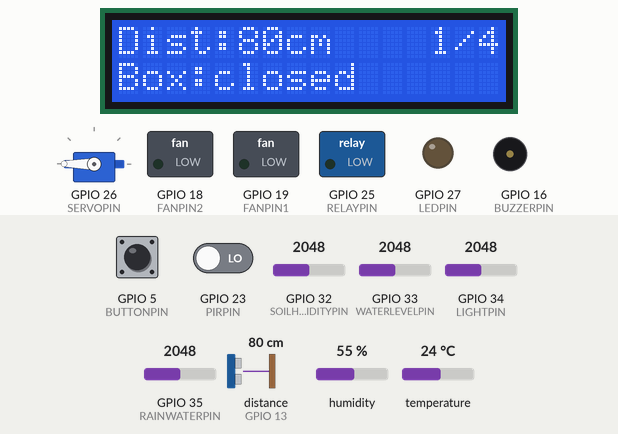
This program was run on a simulated ESP32. Parts: 16×2 character LCD, servo, switched loads named in the program (green lamp = pin HIGH), output pins drawn as LEDs (lit = HIGH), buzzer (waves = sounding). Wiring (inferred from the names in the program): ultrasonic range finder: trigger GPIO 12; echo GPIO 13. Dashed ring = blinking. Inputs (shaded band) come from the test bench; at power-on: distance to the obstacle (sensor on GPIO 13) 80 cm, GPIO 5 (BUTTONPIN) HIGH, GPIO 23 (PIRPIN) LOW, GPIO 32 (SOILHUMIDITYPIN) = 2048, GPIO 33 (WATERLEVELPIN) = 2048, GPIO 34 (LIGHTPIN) = 2048, GPIO 35 (RAINWATERPIN) = 2048, humidity 55 %, temperature 24 °C. The echo pulse lasts 58.3 µs per cm; pins used as bus, display or sensor lines are not drawn; what the program prints to the serial monitor is not drawn.

Above: at 11.1 s.
11.2 s: distance to the obstacle (sensor on GPIO 13) set to 6 cm
At 14.13 s:
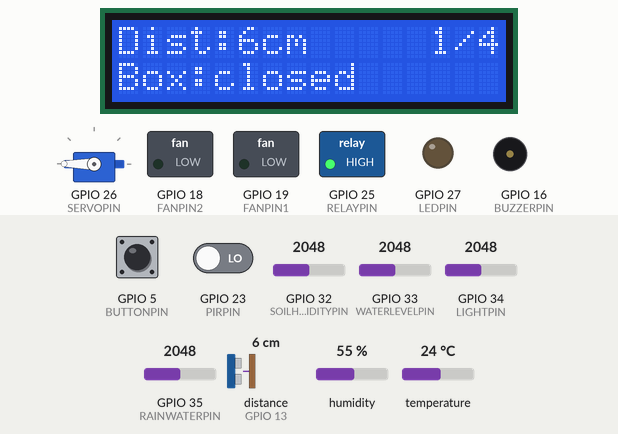
16.9 s: distance to the obstacle (sensor on GPIO 13) set to 3 cm
At 19.1 s:
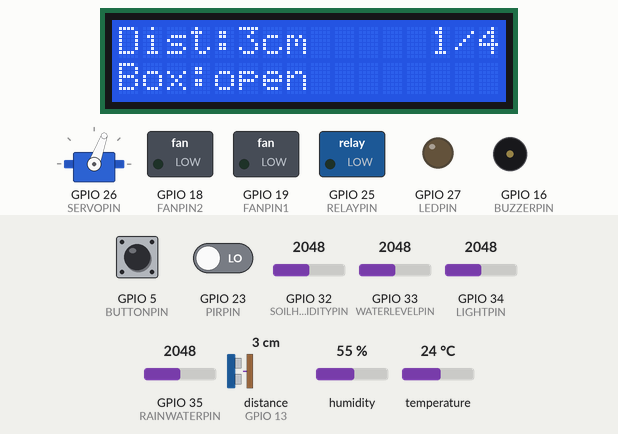
21.8 s: GPIO 5 (BUTTONPIN) pulled LOW for 0.15 s
At 23.6 s:
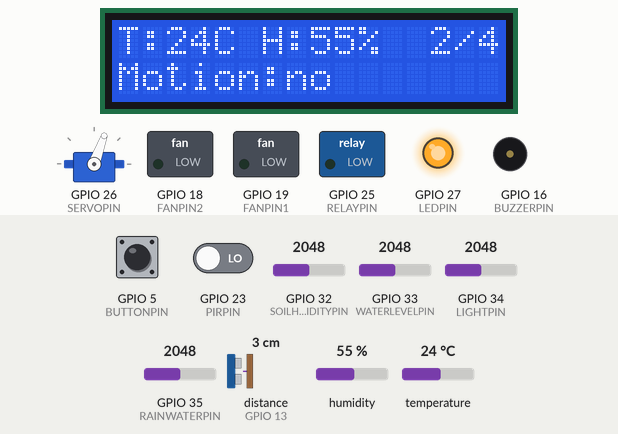
25.4 s: GPIO 23 (PIRPIN) driven HIGH
At 27.6 s:
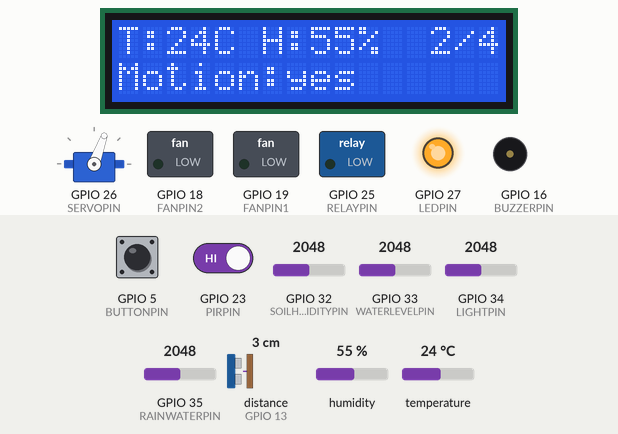
31.1 s: GPIO 5 (BUTTONPIN) pulled LOW for 1 s
At 33.6 s:
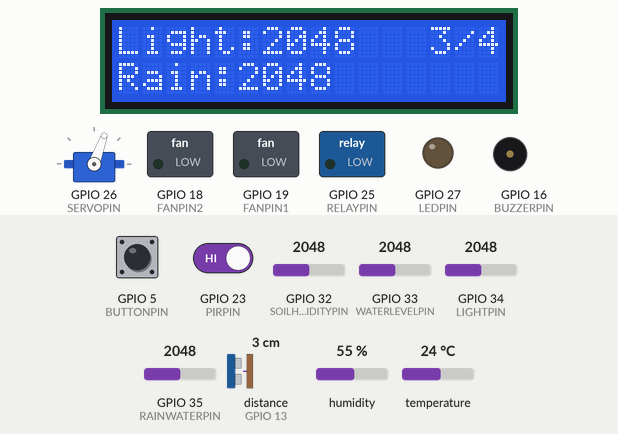
35.4 s: GPIO 5 (BUTTONPIN) pulled LOW for 0.15 s
At 36.7 s:
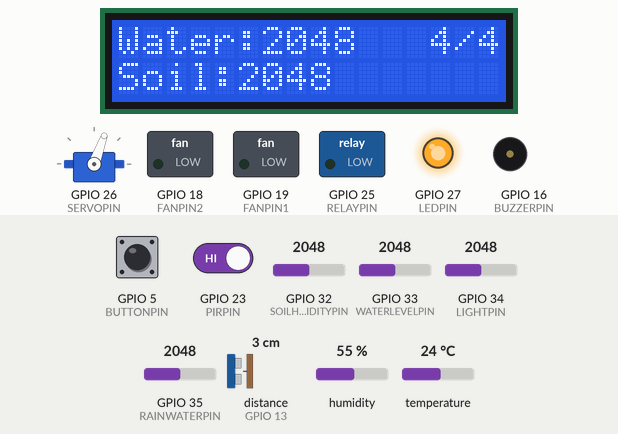
Timing chart, 0 to 40.4 s (numbered marks = the images above; inputs shaded):
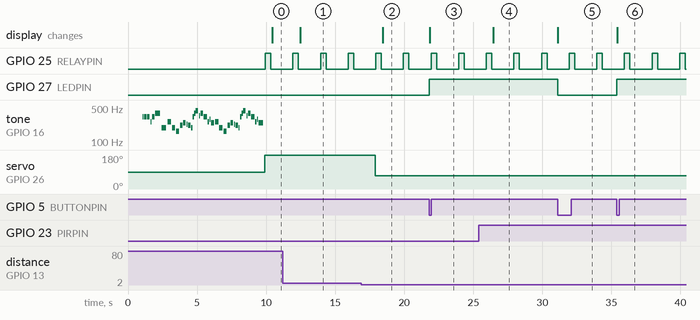

Measured:
- the behaviour switches between 5 and 4 cm on distance to the obstacle (sensor on GPIO 13) (found by bisection; images 1 and 2)
- after the input at 11.2 s, the display: changes after 1.3 s (image 1)
- after the input at 16.9 s, servo on GPIO 26 (SERVOPIN): 180° → 70° after 1.0 s; the display: changes after 1.6 s (image 2)
- after the input at 21.8 s, GPIO 27 (LEDPIN): LOW → HIGH at once; the display: changes at once (image 3)
- after the input at 25.4 s, the display: changes after 1.1 s (image 4)
- after the input at 31.1 s, GPIO 27 (LEDPIN): HIGH → LOW at once; the display: changes at once (image 5)
- after the input at 35.4 s, GPIO 27 (LEDPIN): LOW → HIGH at once; the display: changes at once (image 6)
- by itself, GPIO 25 (RELAYPIN): alternates HIGH for 0.40 s and LOW for 1.6 s

The program:

main.cpp
```cpp
#include <Arduino.h>
#include <dht11.h>
#include <ESP32_Servo.h>
#include <LiquidCrystal_I2C.h>
#include "BuzzerMusic.h"

//To be displayed
#define DHT11PIN        17  //Temperature and humidity sensor pin
#define RAINWATERPIN    35  //Steam sensor pin
#define LIGHTPIN        34  //Photoresistor pin
#define WATERLEVELPIN   33  //Water level sensor pin
#define SOILHUMIDITYPIN 32  //Soil humidity sensor pin
//To be controlled
#define LEDPIN          27  //LED pin
#define RELAYPIN        25  //Relay pin (to control water pump)
#define SERVOPIN        26  //Servo pin
#define FANPIN1         19  //Fan IN+ pin
#define FANPIN2         18  //Fan IN- pin
#define BUZZERPIN       16  //Buzzer pin
#define TRIGPIN         12  //Ultrasonic sensor trig pin
#define ECHOPIN         13  //Ultrasonic sensor echo pin
#define PIRPIN          23  //PIR motion sensor pin
#define BUTTONPIN       5   //Push button pin (toggles LED)

//Initialize LCD1602, 0x27 is I2C address
LiquidCrystal_I2C lcd(0x27, 16, 2);
dht11 DHT11; //Initialize temperature and humidity sensor
Servo myservo; // create servo object to control a servo
// 16 servo objects can be created on the ESP32

//Define variable as detected values
int temperature; //Temperature
int humidity; //Humidity
int soilHumidity; //Soil humidity
int light; //Brightness
int waterLevel; //Water level
int rainwater; //Rainfall
int duration; //Ultrasonic pulse duration
float distance; //Distance measured by ultrasonic sensor
bool isBoxOpen = false; //Feeding box state, to avoid re-writing servo every loop
unsigned long lastFeedingCheck = 0; //Last time the feeding box distance was checked
const unsigned long FEEDING_CHECK_INTERVAL = 2000; //ms between distance checks
unsigned long lastFanCheck = 0; //Last time the temperature was checked for the fan
const unsigned long FAN_CHECK_INTERVAL = 2000; //ms between temperature checks
const int FAN_TEMP_THRESHOLD = 26; //°C, fan turns on at or above this temperature
unsigned long lastLogCheck = 0; //Last time sensor readings were printed to Serial
const unsigned long LOG_INTERVAL = 2000; //ms between human-readable log lines
unsigned long lastRainCheck = 0; //Last time the steam/rainwater sensor was read
const unsigned long RAIN_CHECK_INTERVAL = 2000; //ms between rainwater checks
unsigned long lastLightCheck = 0; //Last time the photoresistor was read
const unsigned long LIGHT_CHECK_INTERVAL = 2000; //ms between light checks
unsigned long lastWaterLevelCheck = 0; //Last time the water level sensor was read
const unsigned long WATER_LEVEL_CHECK_INTERVAL = 2000; //ms between water level checks
unsigned long lastSoilHumidityCheck = 0; //Last time the soil humidity sensor was read
const unsigned long SOIL_HUMIDITY_CHECK_INTERVAL = 2000; //ms between soil humidity checks
unsigned long lastIrrigationCheck = 0; //Last time the irrigation condition was checked
const unsigned long IRRIGATION_CHECK_INTERVAL = 2000; //ms between irrigation checks
const int SOIL_DRY_THRESHOLD = 500; //soilHumidity <= this is considered dry (needs water)
const int WATER_LEVEL_MIN = 1600; //waterLevel >= this is considered enough water in the reservoir
bool isMotionDetected = false; //PIR motion sensor state
bool isLedOn = false; //LED state, kept in sync with both the button and the app commands
int stableButtonState = HIGH; //Last accepted button state (active-low)
int lcdPage = 0; //Which data block is currently shown on the LCD
const int LCD_PAGE_COUNT = 4; //Number of LCD data blocks, cycled by button press

void Music(); //Forward declaration, defined below setup()
void renderLcdPage(); //Forward declaration, defined below logSensorData()

void setup() {
    Serial.begin(9600);

    //Initialize LCD
    lcd.init();
    // Turn the (optional) backlight off/on
    lcd.backlight();
    //lcd.noBacklight();
    lcd.clear();

    //set pins mode
    pinMode(LEDPIN,OUTPUT);
    pinMode(RAINWATERPIN,INPUT);
    pinMode(LIGHTPIN,INPUT);
    pinMode(SOILHUMIDITYPIN,INPUT);
    pinMode(WATERLEVELPIN,INPUT);
    pinMode(RELAYPIN,OUTPUT);
    digitalWrite(RELAYPIN,LOW); //Pump off by default
    pinMode(FANPIN1,OUTPUT);
    pinMode(FANPIN2,OUTPUT);
    pinMode(BUZZERPIN,OUTPUT);
    pinMode(TRIGPIN,OUTPUT);
    pinMode(ECHOPIN,INPUT);
    pinMode(PIRPIN,INPUT);
    pinMode(BUTTONPIN,INPUT);
    delay(1000);

    // attaches the servo on pin 26 to the servo object
    myservo.attach(SERVOPIN);

    Music(); //Boot chime, confirms the buzzer is wired and working
}


void Music() {
    // iterate over the notes of the melody:
    const int noteCount = sizeof(melody2) / sizeof(melody2[0]);
    for (int thisNote = 0; thisNote < noteCount; thisNote++) {
        // to calculate the note duration, take one second
        // divided by the note type.
        //e.g. quarter note = 1000 / 4, eighth note = 1000/8, etc.
        int noteDuration = 700 / noteDurations2[thisNote];
        tone(BUZZERPIN, melody2[thisNote], noteDuration);

        // to distinguish the notes, set a minimum time between them.
        // the note's duration + 30% seems to work well:
        int pauseBetweenNotes = noteDuration * 1.30;
        delay(pauseBetweenNotes);
        // stop the tone playing:
        noTone(BUZZERPIN);
    }
}

//Get distance from ultrasonic sensor, in cm
float getDistance() {
    digitalWrite(TRIGPIN,LOW);
    delayMicroseconds(2);
    digitalWrite(TRIGPIN,HIGH);
    delayMicroseconds(10); //Trigger the trig pin via a high level lasting at least 10us
    digitalWrite(TRIGPIN,LOW);
    duration = pulseIn(ECHOPIN,HIGH, 30000); //timeout 30ms (~5m range), avoids blocking loop when no echo
    if (duration == 0) {
        return -1; //no echo (out of range or wiring fault): caller must not treat this as "close"
    }
    distance = duration / 58.0; //convert into distance(cm)
    return distance;
}

//Measure distance and open/close feeding box accordingly (hysteresis: open <=10cm, close >15cm)
void updateFeedingBox() {
    if (millis() - lastFeedingCheck < FEEDING_CHECK_INTERVAL) {
        return;
    }
    lastFeedingCheck = millis();

    float dist = getDistance();
    if (dist < 0) {
        return; //no echo this cycle, keep current box state
    }
    if (dist <= 5) {
        myservo.write(70);
        isBoxOpen = true;
    } else if (dist > 8) {
        myservo.write(180);
        isBoxOpen = false;
    }
}

//Read PIR motion sensor state (instant, no throttling needed)
void updateMotion() {
    isMotionDetected = digitalRead(PIRPIN);
}

//Toggle LED and advance the LCD page on each button press (active-low, edge-triggered)
void updateButton() {
    int reading = digitalRead(BUTTONPIN);
    if (reading != stableButtonState) {
        stableButtonState = reading;
        if (stableButtonState == LOW) {
            isLedOn = !isLedOn;
            digitalWrite(LEDPIN, isLedOn ? HIGH : LOW);
            // if (isLedOn) {
            //     Music(); //Play the tune once when turning on
            // } else {
            //     noTone(BUZZERPIN); //Stop the tune immediately when turning off
            // }

            lcdPage = (lcdPage + 1) % LCD_PAGE_COUNT;
            renderLcdPage(); //Redraw immediately so the switch feels instant
        }
    }
}

//Print current sensor readings in one human-readable line, at most once per LOG_INTERVAL
void logSensorData() {
    if (millis() - lastLogCheck < LOG_INTERVAL) {
        return;
    }
    lastLogCheck = millis();

    Serial.print("Temp: ");
    Serial.print(temperature);
    Serial.print(" C | Hum: ");
    Serial.print(humidity);
    Serial.print(" % | Distance: ");
    Serial.print(distance);
    Serial.print(" cm | Box: ");
    Serial.print(isBoxOpen ? "open" : "closed");
    Serial.print(" | Motion: ");
    Serial.print(isMotionDetected ? "yes" : "no");
    Serial.print(" | LED: ");
    Serial.print(isLedOn ? "on" : "off");
    Serial.print(" | Button raw: ");
    Serial.print(digitalRead(BUTTONPIN));
    Serial.print(" | Rain: ");
    Serial.print(rainwater);
    Serial.print(" | Light: ");
    Serial.print(light);
    Serial.print(" | Water: ");
    Serial.print(waterLevel);
    Serial.print(" | Soil: ");
    Serial.println(soilHumidity);

    renderLcdPage(); //Refresh the currently selected block with the latest values
}

//Draw the data block selected by lcdPage on the 16x2 LCD (row addressing hides anything past column 15)
//Page only changes on button press (see updateButton()); this just repaints the current page.
void renderLcdPage() {
    String line0;
    String line1;
    switch (lcdPage) {
        case 0:
            line0 = "Dist:" + String((int)distance) + "cm";
            line1 = "Box:" + String(isBoxOpen ? "open" : "closed");
            break;
        case 1:
            line0 = "T:" + String(temperature) + "C H:" + String(humidity) + "%";
            line1 = "Motion:" + String(isMotionDetected ? "yes" : "no");
            break;
        case 2:
            line0 = "Light:" + String(light);
            line1 = "Rain:" + String(rainwater);
            break;
        default:
            line0 = "Water:" + String(waterLevel);
            line1 = "Soil:" + String(soilHumidity);
            break;
    }
    //Right-align a "page/total" tag on line0, truncating content if it would collide
    String pageTag = String(lcdPage + 1) + "/" + String(LCD_PAGE_COUNT);
    int contentWidth = 16 - pageTag.length() - 1;
    if ((int)line0.length() > contentWidth) line0 = line0.substring(0, contentWidth);
    while ((int)line0.length() < contentWidth) line0 += ' ';
    line0 += ' ';
    line0 += pageTag;

    while (line1.length() < 16) line1 += ' ';
    lcd.setCursor(0, 0);
    lcd.print(line0);
    lcd.setCursor(0, 1);
    lcd.print(line1);
}

//Read temperature and auto-control fan (on >= FAN_TEMP_THRESHOLD, off otherwise)
void updateFan() {
    if (millis() - lastFanCheck < FAN_CHECK_INTERVAL) {
        return;
    }
    lastFanCheck = millis();

    DHT11.read(DHT11PIN);
    temperature = DHT11.temperature;
    humidity = DHT11.humidity;

    if (temperature >= FAN_TEMP_THRESHOLD) {
        digitalWrite(FANPIN1, HIGH);
        digitalWrite(FANPIN2, LOW);
    } else {
        digitalWrite(FANPIN1, LOW);
        digitalWrite(FANPIN2, LOW);
    }
}

//Read steam/rainwater sensor (conductive traces, higher value = wetter)
void updateRainwater() {
    if (millis() - lastRainCheck < RAIN_CHECK_INTERVAL) {
        return;
    }
    lastRainCheck = millis();

    rainwater = analogRead(RAINWATERPIN);
}

//Read photoresistor (higher value = brighter)
void updateLight() {
    if (millis() - lastLightCheck < LIGHT_CHECK_INTERVAL) {
        return;
    }
    lastLightCheck = millis();

    light = analogRead(LIGHTPIN);
}

//Read water level sensor (higher value = more water)
void updateWaterLevel() {
    if (millis() - lastWaterLevelCheck < WATER_LEVEL_CHECK_INTERVAL) {
        return;
    }
    lastWaterLevelCheck = millis();

    waterLevel = analogRead(WATERLEVELPIN);
}

//Read soil humidity sensor (lower value = drier soil, per kit calibration)
void updateSoilHumidity() {
    if (millis() - lastSoilHumidityCheck < SOIL_HUMIDITY_CHECK_INTERVAL) {
        return;
    }
    lastSoilHumidityCheck = millis();

    soilHumidity = analogRead(SOILHUMIDITYPIN);
}

//Auto-irrigation: pulse the water pump relay when soil is dry and the reservoir has enough water
void updateIrrigation() {
    if (millis() - lastIrrigationCheck < IRRIGATION_CHECK_INTERVAL) {
        return;
    }
    lastIrrigationCheck = millis();

    // if (soilHumidity <= SOIL_DRY_THRESHOLD && waterLevel >= WATER_LEVEL_MIN) {
    //     Serial.println("Irrigation: pump pulse");
    //     digitalWrite(RELAYPIN, HIGH);
    //     delay(400); //irrigation pulse
    //     digitalWrite(RELAYPIN, LOW);
    // }
    if (waterLevel >= WATER_LEVEL_MIN) {
        Serial.println("Irrigation: pump pulse");
        digitalWrite(RELAYPIN, HIGH);
        delay(400); //irrigation pulse
        digitalWrite(RELAYPIN, LOW);
    }
}

void loop() {
    updateFeedingBox();
    updateFan();
    updateMotion();
    updateButton();
    updateRainwater();
    updateLight();
    updateWaterLevel();
    updateSoilHumidity();
    updateIrrigation();
    logSensorData();
}
```

BuzzerMusic.h
```cpp
#define NOTE_B0  31
#define NOTE_C1  33
#define NOTE_CS1 35
#define NOTE_D1  37
#define NOTE_DS1 39
#define NOTE_E1  41
#define NOTE_F1  44
#define NOTE_FS1 46
#define NOTE_G1  49
#define NOTE_GS1 52
#define NOTE_A1  55
#define NOTE_AS1 58
#define NOTE_B1  62
#define NOTE_C2  65
#define NOTE_CS2 69
#define NOTE_D2  73
#define NOTE_DS2 78
#define NOTE_E2  82
#define NOTE_F2  87
#define NOTE_FS2 93
#define NOTE_G2  98
#define NOTE_GS2 104
#define NOTE_A2  110
#define NOTE_AS2 117
#define NOTE_B2  123
#define NOTE_C3  131
#define NOTE_CS3 139
#define NOTE_D3  147
#define NOTE_DS3 156
#define NOTE_E3  165
#define NOTE_F3  175
#define NOTE_FS3 185
#define NOTE_G3  196
#define NOTE_GS3 208
#define NOTE_A3  220
#define NOTE_AS3 233
#define NOTE_B3  247
#define NOTE_C4  262
#define NOTE_CS4 277
#define NOTE_D4  294
#define NOTE_DS4 311
#define NOTE_E4  330
#define NOTE_F4  349
#define NOTE_FS4 370
#define NOTE_G4  392
#define NOTE_GS4 415
#define NOTE_A4  440
#define NOTE_AS4 466
#define NOTE_B4  494
#define NOTE_C5  523
#define NOTE_CS5 554
#define NOTE_D5  587
#define NOTE_DS5 622
#define NOTE_E5  659
#define NOTE_F5  698
#define NOTE_FS5 740
#define NOTE_G5  784
#define NOTE_GS5 831
#define NOTE_A5  880
#define NOTE_AS5 932
#define NOTE_B5  988
#define NOTE_C6  1047
#define NOTE_CS6 1109
#define NOTE_D6  1175
#define NOTE_DS6 1245
#define NOTE_E6  1319
#define NOTE_F6  1397
#define NOTE_FS6 1480
#define NOTE_G6  1568
#define NOTE_GS6 1661
#define NOTE_A6  1760
#define NOTE_AS6 1865
#define NOTE_B6  1976
#define NOTE_C7  2093
#define NOTE_CS7 2217
#define NOTE_D7  2349
#define NOTE_DS7 2489
#define NOTE_E7  2637
#define NOTE_F7  2794
#define NOTE_FS7 2960
#define NOTE_G7  3136
#define NOTE_GS7 3322
#define NOTE_A7  3520
#define NOTE_AS7 3729
#define NOTE_B7  3951
#define NOTE_C8  4186
#define NOTE_CS8 4435
#define NOTE_D8  4699
#define NOTE_DS8 4978

// notes in the melody:
int melody[] = {
  NOTE_E4, NOTE_E4, NOTE_E4, NOTE_C4, NOTE_E4, NOTE_G4, NOTE_G3,
  NOTE_C4, NOTE_G3, NOTE_E3, NOTE_A3, NOTE_B3, NOTE_AS3, NOTE_A3, NOTE_G3, NOTE_E4, NOTE_G4, NOTE_A4, NOTE_F4, NOTE_G4, NOTE_E4, NOTE_C4, NOTE_D4, NOTE_B3,
  NOTE_C4, NOTE_G3, NOTE_E3, NOTE_A3, NOTE_B3, NOTE_AS3, NOTE_A3, NOTE_G3, NOTE_E4, NOTE_G4, NOTE_A4, NOTE_F4, NOTE_G4, NOTE_E4, NOTE_C4, NOTE_D4, NOTE_B3,
  NOTE_G4, NOTE_FS4, NOTE_E4, NOTE_DS4, NOTE_E4, NOTE_GS3, NOTE_A3, NOTE_C4, NOTE_A3, NOTE_C4, NOTE_D4, NOTE_G4, NOTE_FS4, NOTE_E4, NOTE_DS4, NOTE_E4, NOTE_C5, NOTE_C5, NOTE_C5,
  NOTE_G4, NOTE_FS4, NOTE_E4, NOTE_DS4, NOTE_E4, NOTE_GS3, NOTE_A3, NOTE_C4, NOTE_A3, NOTE_C4, NOTE_D4, NOTE_DS4, NOTE_D4, NOTE_C4,
  NOTE_C4, NOTE_C4, NOTE_C4, NOTE_C4, NOTE_D4, NOTE_E4, NOTE_C4, NOTE_A3, NOTE_G3, NOTE_C4, NOTE_C4, NOTE_C4, NOTE_C4, NOTE_D4, NOTE_E4,
  NOTE_C4, NOTE_C4, NOTE_C4, NOTE_C4, NOTE_D4, NOTE_E4, NOTE_C4, NOTE_A3, NOTE_G3
};
int melody2[] = {
  NOTE_E4, NOTE_E4, NOTE_E4, NOTE_C4, NOTE_E4, NOTE_G4, NOTE_G3,
  NOTE_C4, NOTE_G3, NOTE_E3, NOTE_A3, NOTE_B3, NOTE_AS3, NOTE_A3, NOTE_G3, NOTE_E4, NOTE_G4, NOTE_A4, NOTE_F4, NOTE_G4, NOTE_E4, NOTE_C4, NOTE_D4, NOTE_B3,
  NOTE_C4, NOTE_G3, NOTE_E3, NOTE_A3, NOTE_B3, NOTE_AS3, NOTE_A3, NOTE_G3, NOTE_E4, NOTE_G4, NOTE_A4, NOTE_F4, NOTE_G4, NOTE_E4, NOTE_C4, NOTE_D4, NOTE_B3,
};

// note durations: 4 = quarter note, 8 = eighth note, etc.:
int noteDurations[] = {
  8,4,4,8,4,2,2,
  3,3,3,4,4,8,4,8,8,8,4,8,4,3,8,8,3,
  3,3,3,4,4,8,4,8,8,8,4,8,4,3,8,8,2,
  8,8,8,4,4,8,8,4,8,8,3,8,8,8,4,4,4,8,2,
  8,8,8,4,4,8,8,4,8,8,3,3,3,1,
  8,4,4,8,4,8,4,8,2,8,4,4,8,4,1,
  8,4,4,8,4,8,4,8,2
};
int noteDurations2[] = {
  8,4,4,8,4,2,2,
  3,3,3,4,4,8,4,8,8,8,4,8,4,3,8,8,3,
  3,3,3,4,4,8,4,8,8,8,4,8,4,3,8,8,2,
};
```
